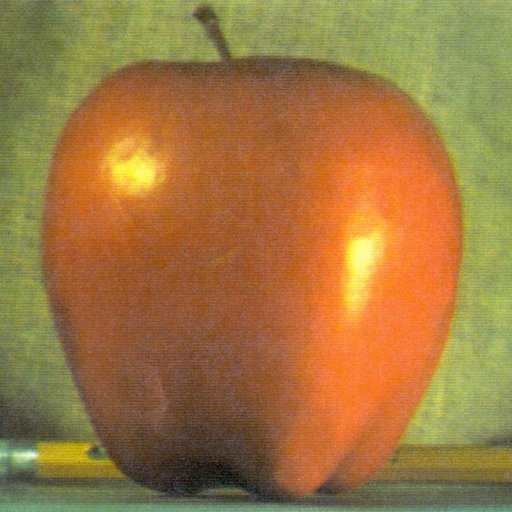
#> input picture images/image_blending/apple.jpg, 512 x 512 px
$ python laplacian_pyramid.py
#> lines starting #> are read from the running program, lines starting #| are printed output that depends on the picture
import cv2
import numpy as np

def check_image_size(img, lv):
    size = 2**lv
    rows, cols = img.shape[:2]
    assert rows > size and cols > size, 'lv 값을 낮추세요.'

    _rows = rows//size * size
    _cols = cols//size * size
    return _rows, _cols

def crop_image(img, lv):
    rows, cols = check_image_size(img, lv)
    return img[:rows, :cols, ...]

def get_pyramid_images(img, lv):
    img = crop_image(img, lv)
    pyramid_images = [img]
    for i in range(1, lv):
        pyramid_images.append(cv2.pyrDown(pyramid_images[i-1]))
    return pyramid_images

def get_laplacian_pyramid_images(img, lv):
    # lv 마다 1/2 크기로 줄어 들기 때문에 원본 영상 크기로 복원이 안됨. 영상의 크기를 미리 조절하여 사용함
    # float32로 사용할 경우 복원 시 원본 영상과 다를 수 있음 (float64 변경 시 일치함)
    img = crop_image(img, lv).astype('float32')
    pyramid_images = get_pyramid_images(img, lv)
    # 배열의 순서를 변경
    pyramid_images = pyramid_images[::-1]
    laplacian_pyramid_images = [pyramid_images[0]]
    for i in range(1, len(pyramid_images)):
        laplacian_pyramid_images.append(pyramid_images[i] - cv2.pyrUp(pyramid_images[i - 1]))
    return laplacian_pyramid_images[::-1]

def reconstruct_laplacian_pyramid_images(laplacian_pyramid_images):
    laplacian_pyramid_images = laplacian_pyramid_images[::-1]
    recon = laplacian_pyramid_images[0]
    for i in range(1, len(laplacian_pyramid_images)):
        recon = cv2.pyrUp(recon)
        recon += laplacian_pyramid_images[i]
    recon = np.uint8(np.clip(recon,0, 255))
    return recon

def show_pyramid_images(pyramid_images):
    for i, image in enumerate(pyramid_images):
        image = np.clip(image, 0, 255)
        cv2.imshow(f'lv: {i}', image.astype('uint8'))
        cv2.waitKey(0)
    cv2.destroyAllWindows()


if __name__=='__main__':
    img = cv2.imread('./images/image_blending/apple.jpg')
#> img is the input picture: shape (512, 512, 3); mean B, G, R 64.8, 119.7, 159.1
    lv = 4
    img = crop_image(img, lv)
#> in crop_image, `rows, cols = check_image_size(img, lv)`: rows = 512
    l = get_laplacian_pyramid_images(img, lv)
#> after the loop in get_pyramid_images, `for i in range(1, lv):`: pyramid_images = 4 items
#> the loop in get_laplacian_pyramid_images, `for i in range(1, len(pyramid_images)):` made 3 passes
#> l = 4 items
    out = reconstruct_laplacian_pyramid_images(l)
#> in reconstruct_laplacian_pyramid_images, `recon = laplacian_pyramid_images[0]`:
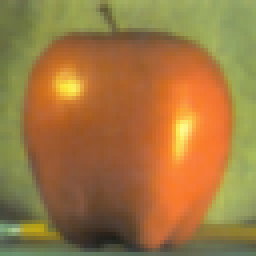
#> recon: shape (64, 64, 3) float32 (shown 4 times larger); mean of channels 0, 1, 2 64.5, 119.5, 159.1; drawn as B, G, R
#> the loop in reconstruct_laplacian_pyramid_images, `for i in range(1, len(laplacian_pyramid_images)):` made 3 passes
    print(np.array_equal(img, out))
#| True
    # show images
    show_pyramid_images(l)
#> the loop in show_pyramid_images, `for i, image in enumerate(pyramid_images):` made 4 passes
#> pass 1, in show_pyramid_images, `image = np.clip(image, 0, 255)`:
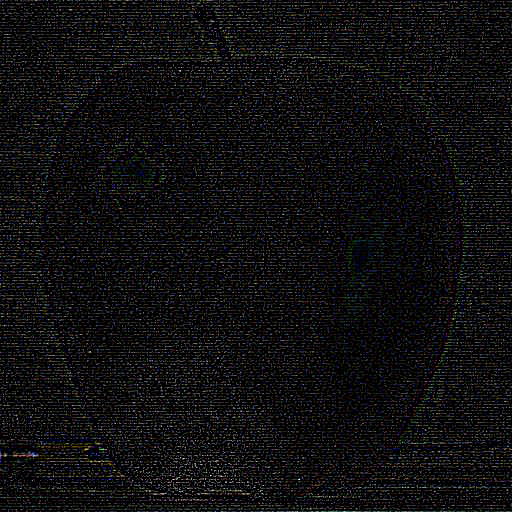
#> image: shape (512, 512, 3) float32; mean of channels 0, 1, 2 2.1, 2, 2; drawn with min black and max white
#> pass 1, in show_pyramid_images, `cv2.imshow(f'lv: {i}', image.astype('uint8'))`:
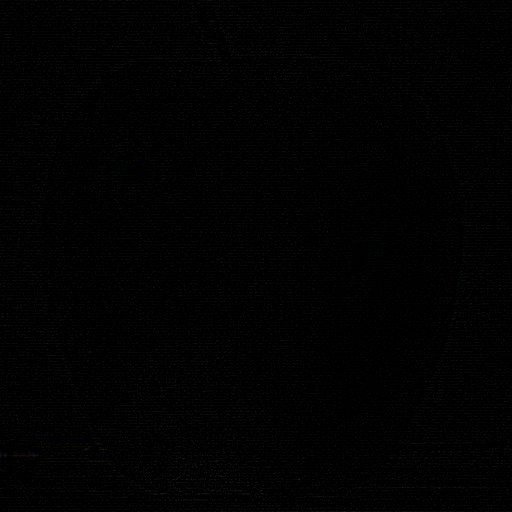
#> window 'lv: 0': shape (512, 512, 3); mean B, G, R 1.8, 1.7, 1.7
#> pass 2, in show_pyramid_images, `image = np.clip(image, 0, 255)`:
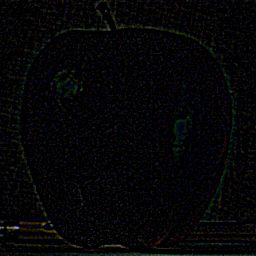
#> image: shape (256, 256, 3) float32; mean of channels 0, 1, 2 1.3, 1.1, 1.1; drawn with min black and max white
    cv2.imshow('out', np.hstack([img, out]))
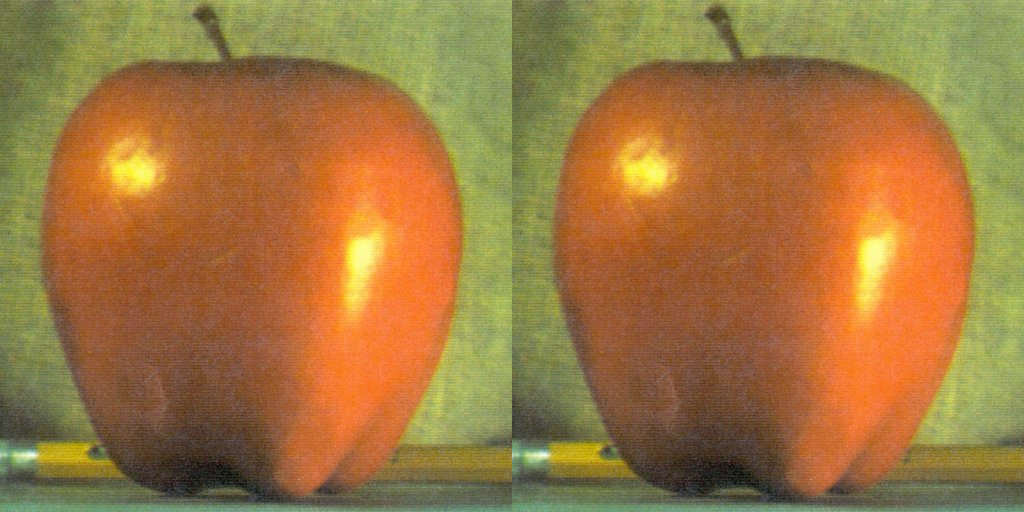
#> window 'out': shape (512, 1024, 3); mean B, G, R 64.8, 119.7, 159.1
    cv2.waitKey(0)
    cv2.destroyAllWindows()

$ run again, with images/image_blending/orange.jpg copied over images/image_blending/apple.jpg
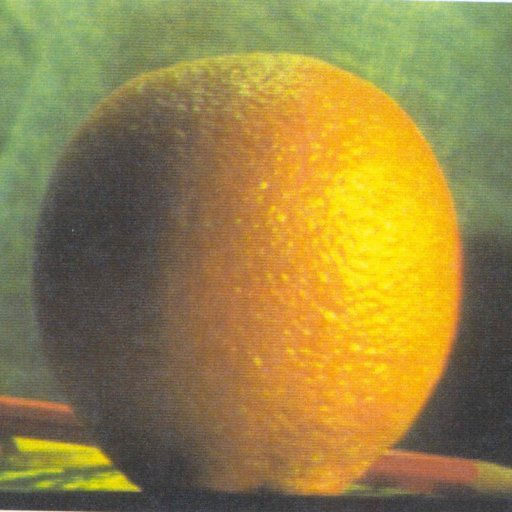
#> input picture images/image_blending/orange.jpg, 512 x 512 px
#> img is the input picture: shape (512, 512, 3); mean B, G, R 69.2, 131.8, 150.2
#> in crop_image, `rows, cols = check_image_size(img, lv)`: rows = 512
#> after the loop in get_pyramid_images, `for i in range(1, lv):`: pyramid_images = 4 items
#> the loop in get_laplacian_pyramid_images, `for i in range(1, len(pyramid_images)):` made 3 passes
#> the loop in reconstruct_laplacian_pyramid_images, `for i in range(1, len(laplacian_pyramid_images)):` made 3 passes
#| True
#> the loop in show_pyramid_images, `for i, image in enumerate(pyramid_images):` made 4 passes
#> pass 2, in show_pyramid_images, `image = np.clip(image, 0, 255)`:
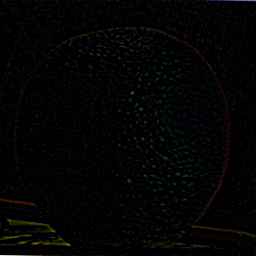
#> image: shape (256, 256, 3) float32; mean of channels 0, 1, 2 1.2, 1.3, 1.2; drawn with min black and max white
#> `cv2.imshow('out', np.hstack([img, out]))`:
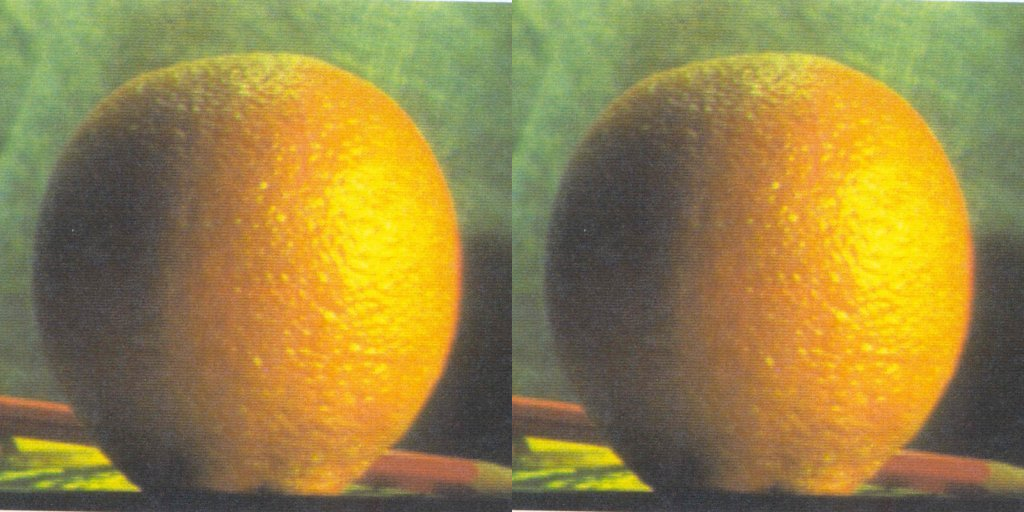
#> window 'out': shape (512, 1024, 3); mean B, G, R 69.2, 131.8, 150.2
